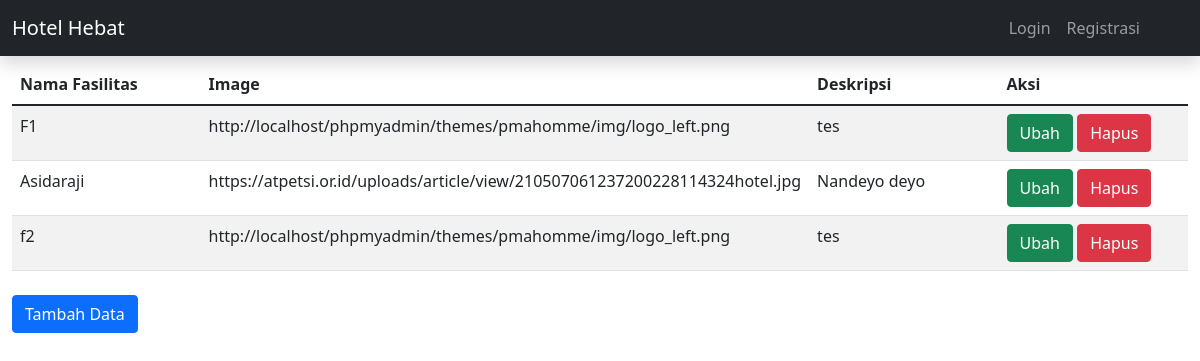
/index.php/admin/Fashotel, run on an earlier commit of the app's database.
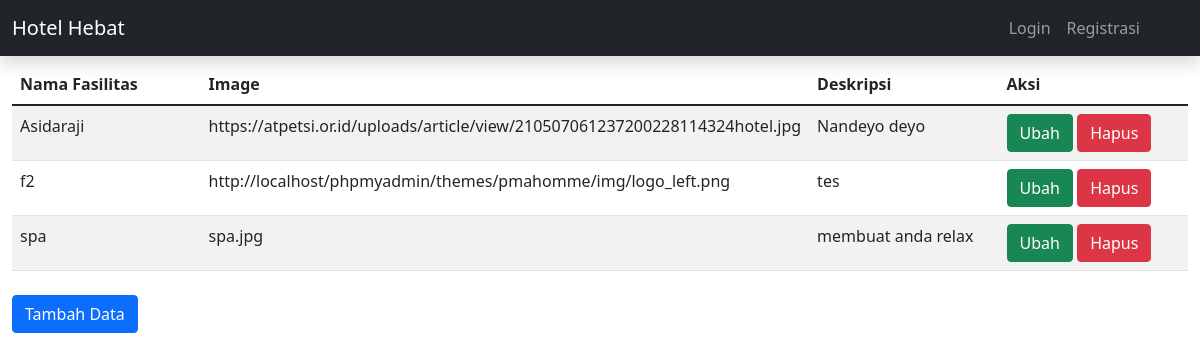
And on a later commit of the database.
### tables this page shows
CREATE TABLE `f_hotel` (
  `id` int(11) NOT NULL,
  `nama_fasilitas` text NOT NULL,
  `img` text NOT NULL,
  `deks` text NOT NULL
);

### application/controllers/Admin.php (called while the page is built, shortened)
<?php
class Admin extends CI_Controller {
    public function __construct()
    {
            $this->load->model('Madmin');
    }
    public function Fashotel()
    {
        $query['Fh'] = $this->Madmin->fashotel();
        $this->load->view('Admin/Fashotel',$query);
    }
}

### index.php (called while the page is built, shortened)
<?php
require_once BASEPATH.'core/CodeIgniter.php';

### application/models/Madmin.php (called while the page is built, shortened)
<?php
class Madmin extends CI_Model {
   public function fashotel()
   {
    $data = $this->db->get('f_hotel')->result();
       return $data;
   }
}

### application/views/Admin/Fashotel.php (the view, shortened to what this page needs)
<!doctype html>
<html lang="en">
  <head>
    <link href="https://cdn.jsdelivr.net/npm/bootstrap@5.1.3/dist/css/bootstrap.min.css" rel="stylesheet">
  </head>
  <body>
      <div class="container-fluid">
          <table class="table table-striped mt-2 mb-4" id="myTable">
                  <thead>
                      <tr>
                      <th scope="col">Nama Fasilitas</th>
                      <th scope="col">Image</th>
                      <th scope="col">Deskripsi</th>
                      <th scope="col">Aksi</th>
                      </tr>
                  </thead>
                  <tbody>
                      <?php foreach ($Fh as $value) :?>
                      <tr>
                      <td width="200"><?= $value->nama_fasilitas?></td>
                      <td width="200"><?= $value->img?></td>
                      <td width="200"><?= $value->deks?></td>
                      <td width="200">
                        <a href="<?= base_url('Admin/Ubahfhotel').'?id='.$value->id;?>" class="btn btn-success" >Ubah</a>
                        <button type="button" class="btn btn-danger" data-bs-toggle="modal" data-bs-target="#modal<?= $value->id?>">
                          Hapus
                        </button>
                        </td>
                      </tr>
                      <?php endforeach ;?>
                  </tbody>
              </table>
              <a href="<?= base_url('Admin/Tambahdatafkamar');?>" class="btn btn-primary" >Tambah Data</a>
          </div>
  </body>
</html>

What changed in the data, as far as the page shows it:
removed f_hotel: nama_fasilitas "F1", img "http://localhost/phpmyadmin/themes/pmahomme/img/logo_left.png", deks "tes"
added f_hotel: nama_fasilitas "spa", img "spa.jpg", deks "membuat anda relax"
